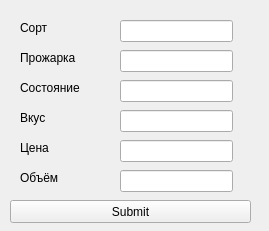
<?xml version="1.0" encoding="UTF-8"?>
<ui version="4.0">
 <class>Form</class>
 <widget class="QWidget" name="Form">
  <property name="geometry">
   <rect>
    <x>0</x>
    <y>0</y>
    <width>269</width>
    <height>231</height>
   </rect>
  </property>
  <property name="windowTitle">
   <string>Form</string>
  </property>
  <widget class="QPushButton" name="pushButton">
   <property name="geometry">
    <rect>
     <x>10</x>
     <y>200</y>
     <width>241</width>
     <height>23</height>
    </rect>
   </property>
   <property name="text">
    <string>Submit</string>
   </property>
  </widget>
  <widget class="QLabel" name="label">
   <property name="geometry">
    <rect>
     <x>20</x>
     <y>20</y>
     <width>55</width>
     <height>16</height>
    </rect>
   </property>
   <property name="text">
    <string>Сорт</string>
   </property>
  </widget>
  <widget class="QLineEdit" name="sort">
   <property name="geometry">
    <rect>
     <x>120</x>
     <y>20</y>
     <width>113</width>
     <height>22</height>
    </rect>
   </property>
  </widget>
  <widget class="QLabel" name="label_2">
   <property name="geometry">
    <rect>
     <x>20</x>
     <y>50</y>
     <width>71</width>
     <height>16</height>
    </rect>
   </property>
   <property name="text">
    <string>Прожарка</string>
   </property>
  </widget>
  <widget class="QLabel" name="label_3">
   <property name="geometry">
    <rect>
     <x>20</x>
     <y>80</y>
     <width>81</width>
     <height>16</height>
    </rect>
   </property>
   <property name="text">
    <string>Состояние</string>
   </property>
  </widget>
  <widget class="QLabel" name="label_4">
   <property name="geometry">
    <rect>
     <x>20</x>
     <y>110</y>
     <width>55</width>
     <height>16</height>
    </rect>
   </property>
   <property name="text">
    <string>Вкус</string>
   </property>
  </widget>
  <widget class="QLabel" name="label_5">
   <property name="geometry">
    <rect>
     <x>20</x>
     <y>140</y>
     <width>55</width>
     <height>16</height>
    </rect>
   </property>
   <property name="text">
    <string>Цена</string>
   </property>
  </widget>
  <widget class="QLabel" name="label_6">
   <property name="geometry">
    <rect>
     <x>20</x>
     <y>170</y>
     <width>55</width>
     <height>16</height>
    </rect>
   </property>
   <property name="text">
    <string>Объём</string>
   </property>
  </widget>
  <widget class="QLineEdit" name="prozh">
   <property name="geometry">
    <rect>
     <x>120</x>
     <y>50</y>
     <width>113</width>
     <height>22</height>
    </rect>
   </property>
  </widget>
  <widget class="QLineEdit" name="sost">
   <property name="geometry">
    <rect>
     <x>120</x>
     <y>80</y>
     <width>113</width>
     <height>22</height>
    </rect>
   </property>
  </widget>
  <widget class="QLineEdit" name="vkus">
   <property name="geometry">
    <rect>
     <x>120</x>
     <y>110</y>
     <width>113</width>
     <height>22</height>
    </rect>
   </property>
  </widget>
  <widget class="QLineEdit" name="cost">
   <property name="geometry">
    <rect>
     <x>120</x>
     <y>140</y>
     <width>113</width>
     <height>22</height>
    </rect>
   </property>
  </widget>
  <widget class="QLineEdit" name="value">
   <property name="geometry">
    <rect>
     <x>120</x>
     <y>170</y>
     <width>113</width>
     <height>22</height>
    </rect>
   </property>
  </widget>
 </widget>
 <resources/>
 <connections/>
</ui>
